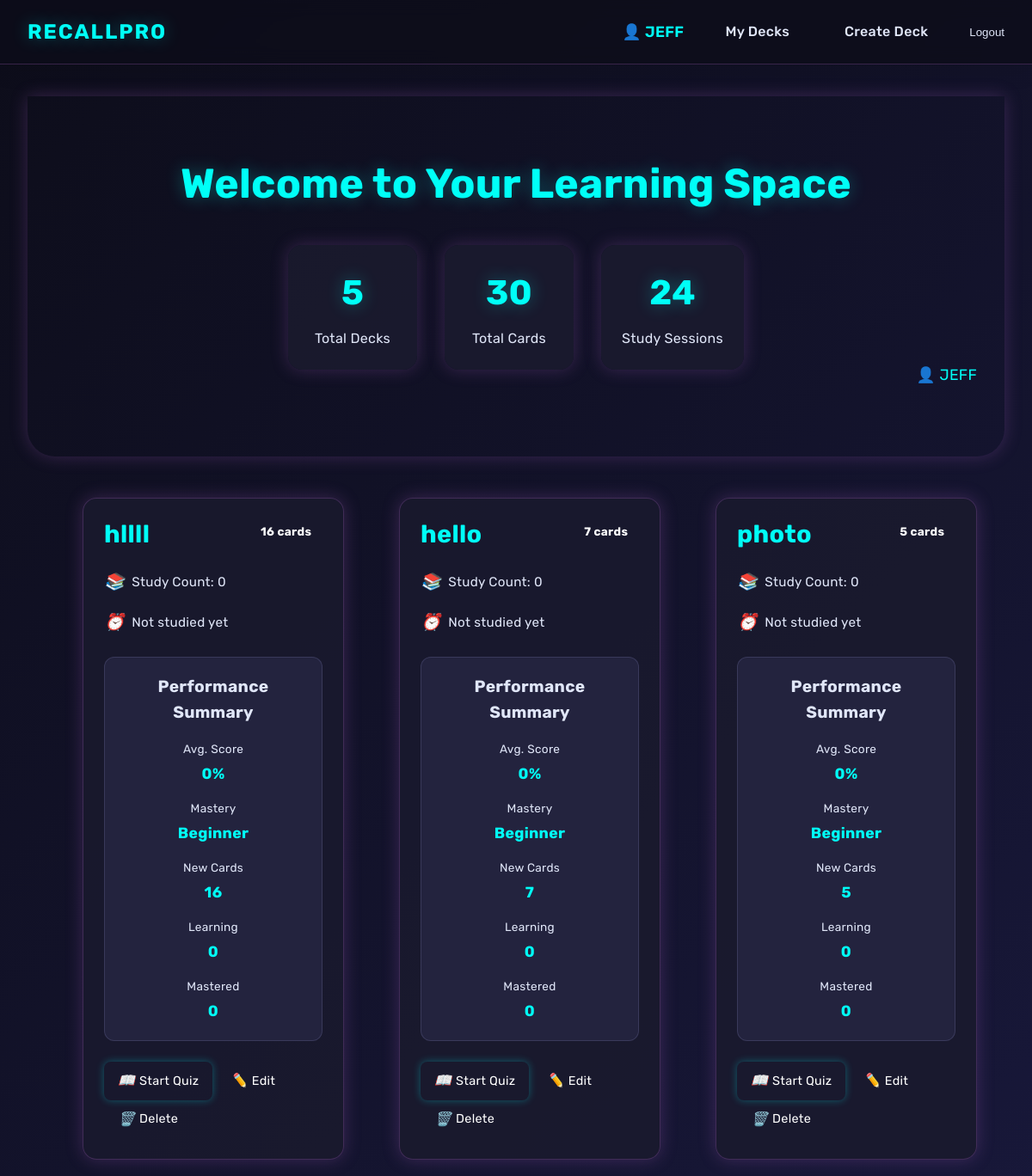
The page /flashcards/JEFF/decks/ (signed in, upper part) on the database as committed earlier.
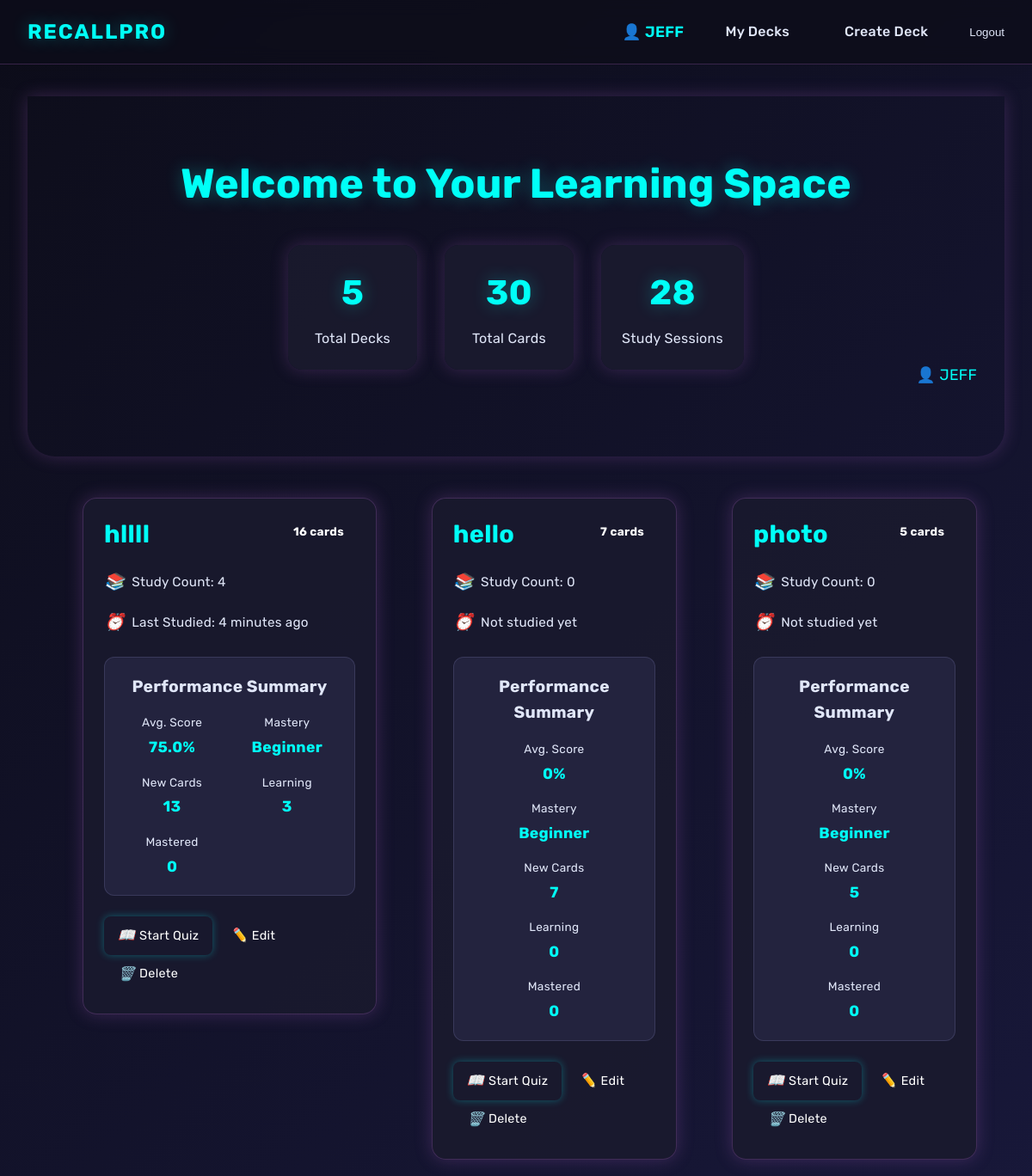
The same page on the database as committed later.
### flashcards/models.py (models this page shows, shortened)
class Deck(models.Model):
    user = models.ForeignKey(User, on_delete=models.CASCADE, related_name='decks')
    title = models.CharField(max_length=200, validators=[MinLengthValidator(1)])
    description = models.TextField(blank=True)
    created_at = models.DateTimeField(auto_now_add=True)
    updated_at = models.DateTimeField(auto_now=True)
    last_studied = models.DateTimeField(null=True, blank=True)
    study_count = models.IntegerField(default=0)
    class Meta:
        ordering = ['-updated_at']
    @property
    def average_score(self):
        sessions_with_score = [session.calculate_score() for session in self.study_sessions.all() if session.cards_studied > 0]
        if sessions_with_score:
            return sum(sessions_with_score) / len(sessions_with_score)
        return 0
    @property
    def mastery_level(self):
        total_cards = self.cards.count()
        if total_cards == 0:
            return "Beginner"
        mastered_cards = self.cards.filter(status='mastered').count()
        learning_cards = self.cards.filter(status='learning').count()
        new_cards = self.cards.filter(status='new').count()
        mastery_percentage = (mastered_cards / total_cards) * 100
        if mastery_percentage >= 80:
            return "Mastered"
        elif mastery_percentage >= 50:
            return "Advanced"
        elif mastery_percentage >= 20:
            return "Intermediate"
        else:
            return "Beginner"
    @property
    def new_cards_count(self):
        return self.cards.filter(status='new').count()
    @property
    def learning_cards_count(self):
        return self.cards.filter(status='learning').count()
    @property
    def mastered_cards_count(self):
        return self.cards.filter(status='mastered').count()

class StudySession(models.Model):
    deck = models.ForeignKey(Deck, on_delete=models.CASCADE, related_name='study_sessions')
    user = models.ForeignKey(User, on_delete=models.CASCADE, related_name='study_sessions')
    started_at = models.DateTimeField(auto_now_add=True)
    ended_at = models.DateTimeField(null=True, blank=True)
    cards_studied = models.IntegerField(default=0)
    correct_answers = models.IntegerField(default=0)
    duration = models.IntegerField(default=0) # Duration in minutes
    score = models.IntegerField(default=0) # Score for the session
    avg_time_per_card = models.FloatField(default=0) # Average time per card in seconds
    class Meta:
        ordering = ['-started_at']
    def calculate_score(self):
        if self.cards_studied > 0:
            return (self.correct_answers / self.cards_studied) * 100
        return 0

### flashcards/views.py (the view)
# urls.py: path('<str:username>/decks/', views.DeckListView.as_view(), name='deck_list'),
class DeckListView(View):
    template_name = 'flashcards/deck_list.html'
    def chunked(self, iterable, n):
        for i in range(0, len(iterable), n):
            yield iterable[i:i + n]
    def get(self, request, username):
        user = User.objects.get(username=username)
        if not request.user.is_authenticated or request.user.username != username:
            messages.error(request, 'You are not authorized to view this page.')
            return redirect('login')
        decks = list(Deck.objects.filter(user=user).order_by('-updated_at'))
        total_cards = Card.objects.filter(deck__user=user).count()
        study_sessions = StudySession.objects.filter(user=user).count()
        deck_rows = list(self.chunked(decks, 3))
        context = {
            'decks': decks,
            'deck_rows': deck_rows,
            'total_cards': total_cards,
            'study_sessions': study_sessions,
            'total_decks': len(decks),
        }
        return render(request, self.template_name, context)

### flashcards/templates/flashcards/deck_list.html (shortened to what this page needs)
{% extends 'flashcards/base.html' %}
{% block content %}
<div class="hero-section">
    <div class="hero-content">
        <h1 class="hero-title">Welcome to Your Learning Space</h1>
        <div class="hero-stats">
            <div class="stat-card">
                <span class="stat-number">{{ total_decks }}</span>
                <span class="stat-label">Total Decks</span>
            </div>
            <div class="stat-card">
                <span class="stat-number">{{ total_cards }}</span>
                <span class="stat-label">Total Cards</span>
            </div>
            <div class="stat-card">
                <span class="stat-number">{{ study_sessions }}</span>
                <span class="stat-label">Study Sessions</span>
            </div>
        </div>
        {% if user.is_authenticated %}
        <div style="text-align:right; margin-top:-2.5rem; margin-bottom:1rem; font-size:1.1rem; color:var(--accent-cyan);">
            <span>👤 {{ user.username }}</span>
        </div>
        {% endif %}
    </div>
</div>
<div class="decks-container">
  <div class="decks-custom-layout">
    {% for row in deck_rows %}
      <div class="decks-row">
        {% for deck in row %}
          <a href="{% url 'deck_detail' username=deck.user.username pk=deck.pk %}" class="deck-card-link">
            <div class="deck-card">
              <div class="deck-card-front">
                <div class="deck-header">
                  <h2 class="deck-title">{{ deck.title }}</h2>
                  <div class="deck-badge">{{ deck.cards.count }} cards</div>
                </div>
                <div class="deck-meta">
                  <div class="meta-item">
                    <i class="meta-icon">📚</i>
                    <span>Study Count: {{ deck.study_count }}</span>
                  </div>
                  <div class="meta-item">
                    <i class="meta-icon">⏰</i>
                    {% if deck.last_studied %}
                      <span>Last Studied: {{ deck.last_studied|timesince }} ago</span>
                    {% else %}
                      <span>Not studied yet</span>
                    {% endif %}
                  </div>
                </div>
                <div class="deck-stats-summary">
                  <h3>Performance Summary</h3>
                  <div class="summary-grid">
                    <div class="summary-item">
                      <span class="summary-label">Avg. Score</span>
                      <span class="summary-value">{{ deck.average_score|default:"0" }}%</span>
                    </div>
                    <div class="summary-item">
                      <span class="summary-label">Mastery</span>
                      <span class="summary-value">{{ deck.mastery_level|default:"Beginner" }}</span>
                    </div>
                    <div class="summary-item">
                      <span class="summary-label">New Cards</span>
                      <span class="summary-value">{{ deck.new_cards_count|default:0 }}</span>
                    </div>
                    <div class="summary-item">
                      <span class="summary-label">Learning</span>
                      <span class="summary-value">{{ deck.learning_cards_count|default:0 }}</span>
                    </div>
                    <div class="summary-item">
                      <span class="summary-label">Mastered</span>
                      <span class="summary-value">{{ deck.mastered_cards_count|default:0 }}</span>
                    </div>
                  </div>
                </div>
                <div class="card-actions deck-list-actions">
                  <a href="{% url 'start_quiz' username=deck.user.username pk=deck.pk %}" class="action-btn study-btn">
                    <i class="action-icon">📖</i> Start Quiz
                  </a>
                  {% if user == deck.user %}
                    <a href="{% url 'deck_update' username=deck.user.username pk=deck.pk %}" class="action-btn edit-btn">
                      <i class="action-icon">✏️</i> Edit
                    </a>
                    <a href="{% url 'deck_delete' username=deck.user.username pk=deck.pk %}" class="action-btn delete-btn">
                      <i class="action-icon">🗑️</i> Delete
                    </a>
                  {% endif %}
                </div>
              </div>
            </div>
          </a>
        {% endfor %}
      </div>
    {% endfor %}
  </div>
</div>
{% endblock %}

### flashcards/templates/flashcards/base.html (shortened to what this page needs)
<!DOCTYPE html>
<html lang="en">
<head>
</head>
<body>
    <nav class="navbar">
        <div class="nav-content">
            <a href="{% url 'home' %}" class="nav-brand">RecallPro</a>
            {% if user.is_authenticated %}
            <div style="margin-left:auto; margin-right:2rem; color:var(--accent-cyan); font-weight:600; font-size:1.1rem;">
                👤 {{ user.username }}
            </div>
            {% endif %}
            <div class="nav-links">
                {% if user.is_authenticated %}
                    <a href="{% url 'deck_list' username=user.username %}" class="nav-link">My Decks</a>
                    <a href="{% url 'deck_create' username=user.username %}" class="nav-link">Create Deck</a>
                    <form action="{% url 'logout' %}" method="post" style="display:inline;">
                        <button type="submit" class="nav-link" style="background:none;border:none;padding:0;cursor:pointer;">Logout</button>
                    </form>
                {% else %}
                    <a href="{% url 'login' %}" class="nav-link">Login</a>
                    <a href="{% url 'register' %}" class="nav-link">Register</a>
                {% endif %}
            </div>
        </div>
    </nav>
    <main class="main-content">
        {% block content %}
        {% endblock %}
    </main>
</body>
</html>

### flashcards/templates/flashcards/base.html (style rules this page uses)
:root { --primary-bg: linear-gradient(135deg, #0D0D1A 0%, #1A1A40 100%); --accent-cyan: #00FFF7; --accent-purple: #9B59B6; --text-light: #E0E6F8; --border-color: rgba(155, 89, 182, 0.3); --card-bg: rgba(26, 26, 64, 0.8); --glow-cyan: 0 0 20px rgba(0, 255, 247, 0.3); --glow-purple: 0 0 20px rgba(155, 89, 182, 0.3); }
* { margin: 0; padding: 0; box-sizing: border-box; -webkit-font-smoothing: antialiased; -moz-osx-font-smoothing: grayscale; }
body { font-family: 'Rubik', sans-serif; background: var(--primary-bg); color: var(--text-light); line-height: 1.6; min-height: 100vh; letter-spacing: 0.3px; }
.navbar { background: rgba(13, 13, 26, 0.8); padding: 1rem 2rem; border-bottom: 1px solid var(--border-color); position: fixed; width: 100%; top: 0; z-index: 1000; backdrop-filter: blur(10px); box-shadow: 0 4px 30px rgba(0, 0, 0, 0.1); }
.nav-content { max-width: 1200px; margin: 0 auto; display: flex; justify-content: space-between; align-items: center; }
.nav-brand { font-size: 1.5rem; font-weight: 700; color: var(--accent-cyan); text-decoration: none; text-transform: uppercase; letter-spacing: 2px; text-shadow: var(--glow-cyan); transition: all 0.3s ease; }
.nav-links { display: flex; gap: 2rem; align-items: center; }
.nav-link { color: var(--text-light); text-decoration: none; font-weight: 500; transition: all 0.3s ease; position: relative; padding: 0.5rem 1rem; border-radius: 4px; }
.nav-link::after { content: ''; position: absolute; width: 0; height: 2px; bottom: 0; left: 50%; background: linear-gradient(90deg, var(--accent-cyan), var(--accent-purple)); transition: all 0.3s ease; transform: translateX(-50%); }
.main-content { max-width: 1200px; margin: 80px auto 0; padding: 2rem; animation: fadeInUp 0.6s ease-out; }

Rows that differ between the two databases and show on the page:
changed Deck "hllll": study_count "0" → "4"; last_studied (not shown) → "4 minutes"; average_score "0" → "75.0"; new_cards_count "16" → "13"; learning_cards_count "0" → "3"; last_studied "Not studied yet" → "Last Studied: ago"
Other text that changed with them:
{{ study_sessions }}: "24" → "28"
